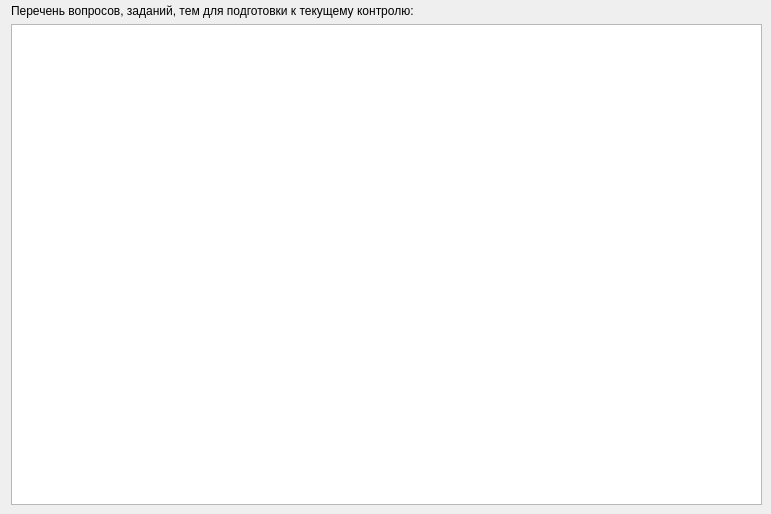
      <widget class="QWidget" name="tab_41">
       <attribute name="title">
        <string>Контрольные работы</string>
       </attribute>
       <widget class="QWidget" name="verticalLayoutWidget_3">
        <property name="geometry">
         <rect>
          <x>11</x>
          <y>4</y>
          <width>751</width>
          <height>501</height>
         </rect>
        </property>
        <layout class="QVBoxLayout" name="verticalLayout41">
         <item>
          <widget class="QLabel" name="labelTek">
           <property name="text">
            <string>Перечень вопросов, заданий, тем для подготовки к текущему контролю:</string>
           </property>
           <property name="wordWrap">
            <bool>true</bool>
           </property>
          </widget>
         </item>
         <item>
          <widget class="QTextEdit" name="textEditTek">
           <property name="sizePolicy">
            <sizepolicy hsizetype="Fixed" vsizetype="Expanding">
             <horstretch>0</horstretch>
             <verstretch>0</verstretch>
            </sizepolicy>
           </property>
           <property name="minimumSize">
            <size>
             <width>500</width>
             <height>0</height>
            </size>
           </property>
           <property name="maximumSize">
            <size>
             <width>800</width>
             <height>16777215</height>
            </size>
           </property>
          </widget>
         </item>
        </layout>
       </widget>
      </widget>
